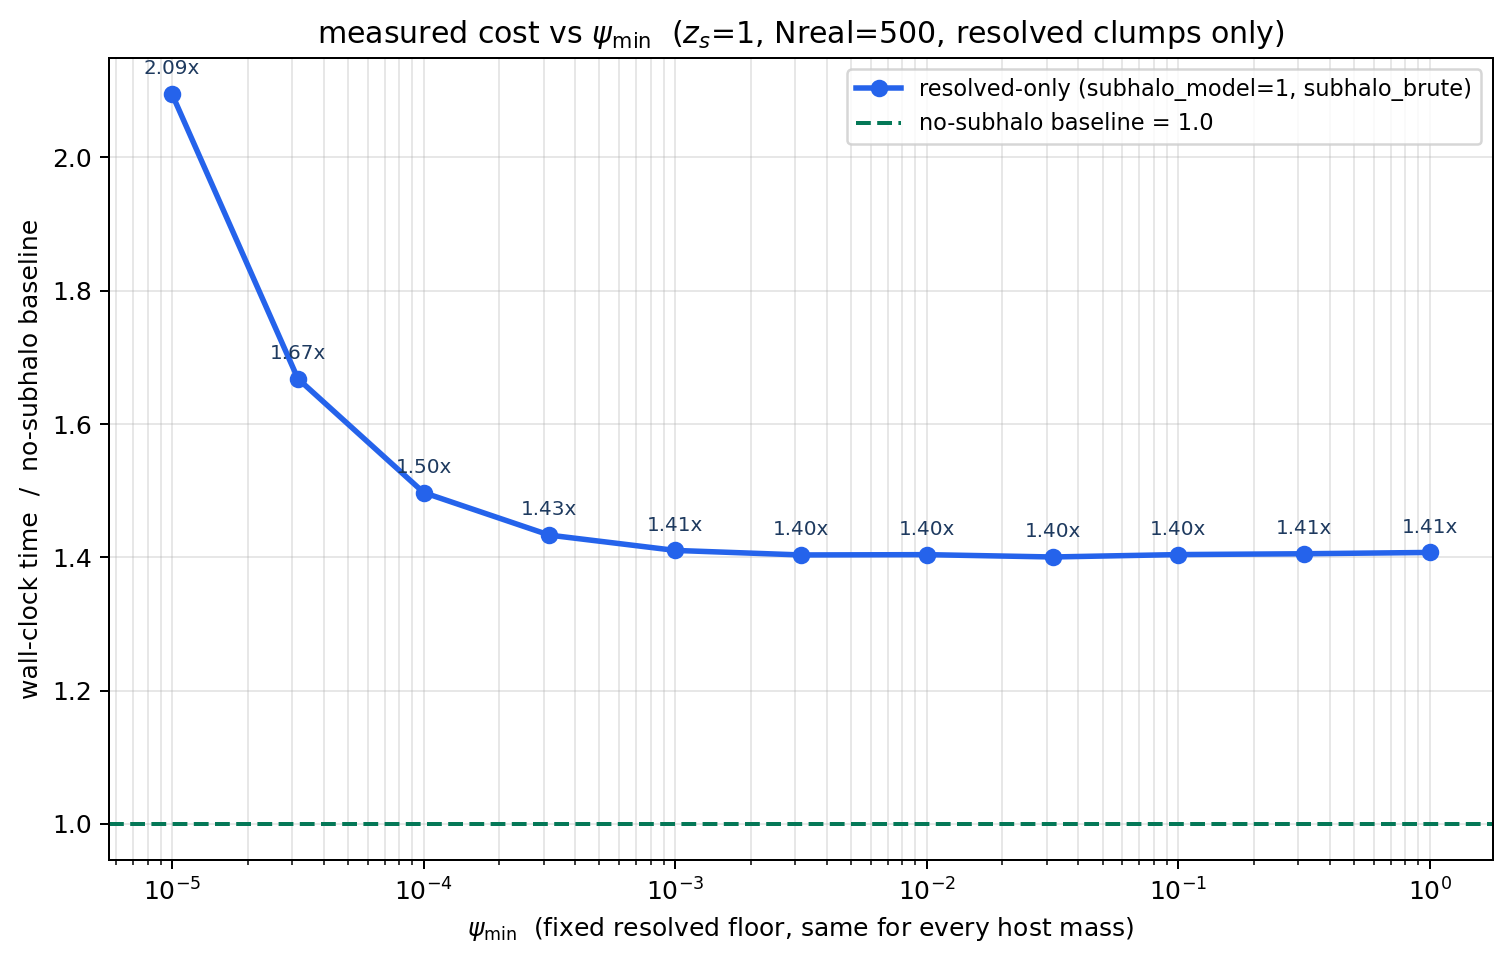

Generate this figure with Python:
"""
Real (measured, not analytic) computational cost vs psi_min for the resolved-only
scheme (subhalo_model=1, subhalo_brute=True, psi_min_fixed swept -- the override added
2026-07-23), normalized to the no-subhalo baseline = 1.0. Data from
bench_psimin_cost_sweep.py (z_s=1.0, Nreal=500, seed=7).

Run:
  /Users/baltabay/miniforge3/envs/test/bin/python playground/analytic/plot_psimin_cost.py
"""
import json
from pathlib import Path

import matplotlib
matplotlib.use("Agg")
import matplotlib.pyplot as plt
import numpy as np

DATA = json.load(open(
    '/private/tmp/claude-501/-Users-baltabay-Desktop-gw-wl-emulator/d04000ea-78eb-40d6-8254-292a7b707e7c/scratchpad/psimin_cost_sweep.json'))

psi_min = np.array([r["psi_min"] for r in DATA["rows"]])
ratio = np.array([r["ratio"] for r in DATA["rows"]])

fig, ax = plt.subplots(1, 1, figsize=(8.5, 5.5))
ax.plot(psi_min, ratio, "o-", color="#2563eb", ms=6, lw=2.2,
        label="resolved-only (subhalo_model=1, subhalo_brute)")
ax.axhline(1.0, color="#047857", ls="--", lw=1.6, label="no-subhalo baseline = 1.0")

ax.set_xscale("log")
ax.set_xlabel(r"$\psi_{\rm min}$  (fixed resolved floor, same for every host mass)")
ax.set_ylabel("wall-clock time  /  no-subhalo baseline")
ax.set_title(f"measured cost vs $\\psi_{{\\rm min}}$  ($z_s$={DATA['zs']:g}, "
             f"Nreal={DATA['Nreal']}, resolved clumps only)")
ax.grid(alpha=0.3, which="both")
ax.legend(fontsize=9, loc="upper right")

for x, y in zip(psi_min, ratio):
    ax.annotate(f"{y:.2f}x", (x, y), textcoords="offset points", xytext=(0, 8),
                fontsize=8, ha="center", color="#1e3a5f")

fig.tight_layout()
out = Path("/Users/baltabay/Desktop/gw-wl-emulator/playground/analytic/plot_psimin_cost.png")
fig.savefig(out, dpi=180, facecolor="white", bbox_inches="tight")
print(f"saved {out}")
